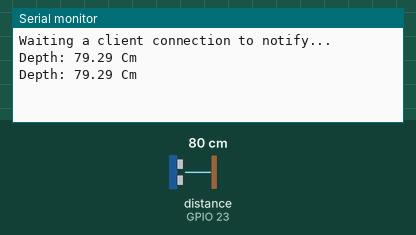
Bench run of a sketch on a simulated ESP32. Parts: the last lines printed to the serial monitor. Wiring (inferred from the names in the program): ultrasonic range finder: trigger GPIO 22; echo GPIO 23. The inputs (shaded band) are chosen by the test bench; at power-on: distance to the obstacle (sensor on GPIO 23) 80 cm. The echo pulse lasts 58.3 µs per cm; nothing arrives over Bluetooth unless stated; a phone connects over Bluetooth LE 3 s after start.

Above: at 4.8 s.
4.9 s: distance to the obstacle (sensor on GPIO 23) set to 2 cm
At 5.5 s:
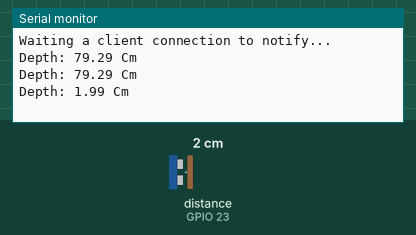
6.5 s: distance to the obstacle (sensor on GPIO 23) set to 4 cm
At 7.8 s:
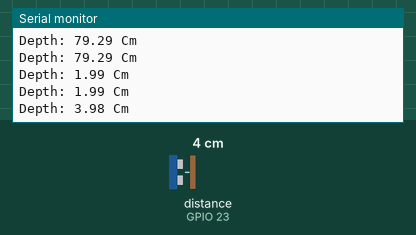
Timing chart, 0 to 9.5 s (numbered marks = the images above; inputs shaded):
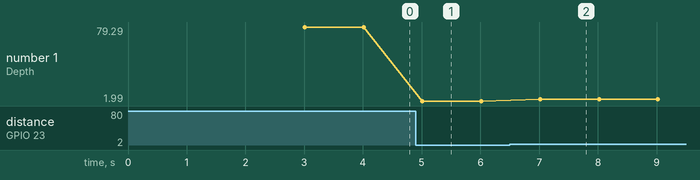

Measured:
- after the input at 4.9 s, the serial monitor: prints a new line after 0.11 s (image 1)
- after the input at 6.5 s, the serial monitor: prints a new line after 0.52 s (image 2)
- plotted number 1: 79.29 → 1.99 after the input at 4.9 s, 1.99 → 3.98 after the input at 6.5 s

The sketch:

PoolDepthSensor.ino
```cpp
#include <BLEDevice.h>
#include <BLEServer.h>
#include <BLEUtils.h>
#include <BLE2902.h>
#include <Wire.h>

const int trigPin = 22;
const int echoPin = 23;

#define SOUND_SPEED 0.034
#define CM_TO_INCH 0.393701

long duration;
float distanceCm;
float distanceInch;

// Timer variables
unsigned long lastTime = 0;
unsigned long timerDelay = 1000;
//BLE server name
#define bleServerName "PoolDepthSensor"
bool deviceConnected = false;

// See the following for generating UUIDs:
// https://www.uuidgenerator.net/
#define SERVICE_UUID "91bad492-b950-4226-aa2b-4ede9fa42f59"

// Temperature Characteristic and Descriptor

  BLECharacteristic bmeDepthCharacteristics("cba1d466-344c-4be3-ab3f-189f80dd7518", BLECharacteristic::PROPERTY_NOTIFY);
  BLEDescriptor bmeDepthDescriptor(BLEUUID((uint16_t)0x2902));


//Setup callbacks onConnect and onDisconnect
class MyServerCallbacks: public BLEServerCallbacks {
  void onConnect(BLEServer* pServer) {
    deviceConnected = true;
  };
  void onDisconnect(BLEServer* pServer) {
    deviceConnected = false;
  }
};


void setup() {
  // Start serial communication
  Serial.begin(115200); // Starts the serial communication
  pinMode(trigPin, OUTPUT); // Sets the trigPin as an Output
  pinMode(echoPin, INPUT); // Sets the echoPin as an Input
  // Create the BLE Device
  BLEDevice::init(bleServerName);

  // Create the BLE Server
  BLEServer *pServer = BLEDevice::createServer();
  pServer->setCallbacks(new MyServerCallbacks());

  // Create the BLE Service
  BLEService *bmeService = pServer->createService(SERVICE_UUID);

  // Create BLE Characteristics and Create a BLE Descriptor
  // Temperature

    bmeService->addCharacteristic(&bmeDepthCharacteristics);
    bmeDepthDescriptor.setValue("BME temperature Celsius");
    bmeDepthCharacteristics.addDescriptor(&bmeDepthDescriptor);


  // Start the service
  bmeService->start();

  // Start advertising
  BLEAdvertising *pAdvertising = BLEDevice::getAdvertising();
  pAdvertising->addServiceUUID(SERVICE_UUID);
  pServer->getAdvertising()->start();
  Serial.println("Waiting a client connection to notify...");
}

void loop() {
  if (deviceConnected) {
    if ((millis() - lastTime) > timerDelay) {


  // Clears the trigPin
  digitalWrite(trigPin, LOW);
  delayMicroseconds(2);
  // Sets the trigPin on HIGH state for 10 micro seconds
  digitalWrite(trigPin, HIGH);
  delayMicroseconds(10);
  digitalWrite(trigPin, LOW);

  // Reads the echoPin, returns the sound wave travel time in microseconds
  duration = pulseIn(echoPin, HIGH);

  // Calculate the distance
  distanceCm = duration * SOUND_SPEED/2;

      //Notify temperature reading from BME sensor
        static char Depth[6];
        dtostrf(distanceCm, 6, 2, Depth);
        //Set temperature Characteristic value and notify connected client
        bmeDepthCharacteristics.setValue(Depth);
        bmeDepthCharacteristics.notify();
        Serial.print("Depth: ");
        Serial.print(distanceCm);
        Serial.print(" Cm\n");


      lastTime = millis();
    }
  }
}
```
